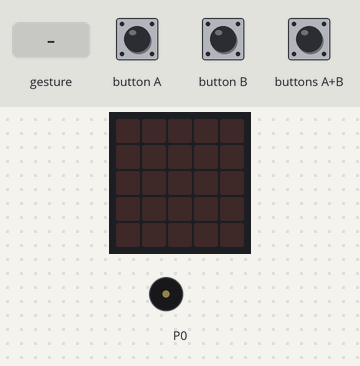
A program run on a simulated BBC micro:bit (MakeCode). On the bench: the board's 5×5 LED display, buzzer (waves = sounding). Inputs (shaded band) come from the test bench. A tilt is held for 1.5 s and a shake lasts 1 s, then the board lies face up again.

Above: at 1.2 s.
1.3 s: buttons A+B pressed for 0.15 s
At 3.2 s:
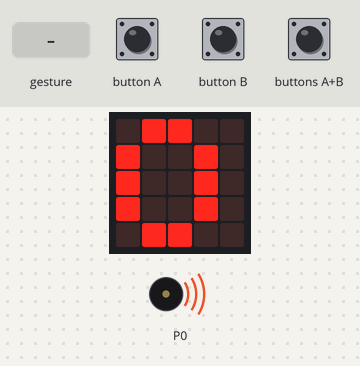
4.3 s: gesture 'shake'
At 6.7 s:
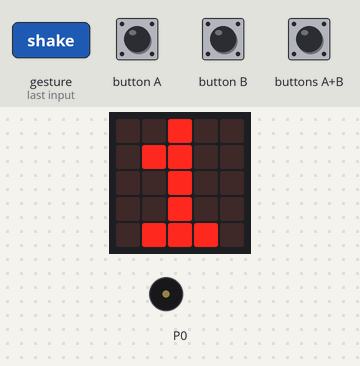
7.3 s: buttons A+B pressed for 1 s
At 13.6 s:
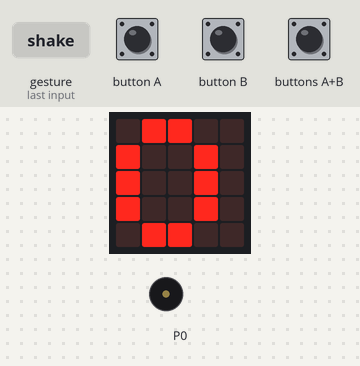
Timing chart, 0 to 15.1 s (numbered marks = the images above; inputs shaded):
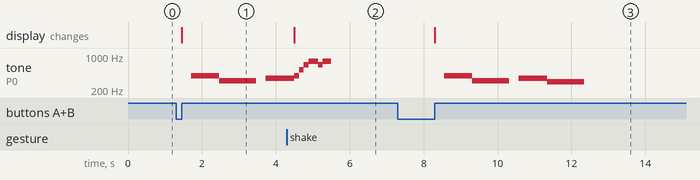

The program:

main.ts
```typescript
input.onButtonPressed(Button.AB, function () {
    カウント = 0
    music.startMelody(music.builtInMelody(Melodies.Dadadadum), MelodyOptions.Once)
    basic.showString("" + (カウント))
})
input.onGesture(Gesture.Shake, function () {
    カウント += 1
    music.startMelody(music.builtInMelody(Melodies.PowerUp), MelodyOptions.Once)
    basic.showString("" + (カウント))
})
let カウント = 0
カウント = 0
```

test.ts
```typescript
// テストはここに来ます。このパッケージが拡張機能として使用されるときにはコンパイルされません。
```

Measured:
- after the input at 1.3 s, tone on P0: silent → 392 Hz after 0.41 s, → 311 Hz 0.77 s later, → silent 1.0 s later, → 349 Hz 0.26 s later; the display: changes after 0.15 s (image 1)
- after the input at 4.3 s, the display: changes after 0.20 s (image 2)
- after the input at 7.3 s, tone on P0: plays 392 Hz for 0.77 s, 311 Hz for 1.0 s, 349 Hz for 0.77 s, 294 Hz for 1.0 s, starting after 1.3 s; the display: changes after 1.0 s (image 3)
